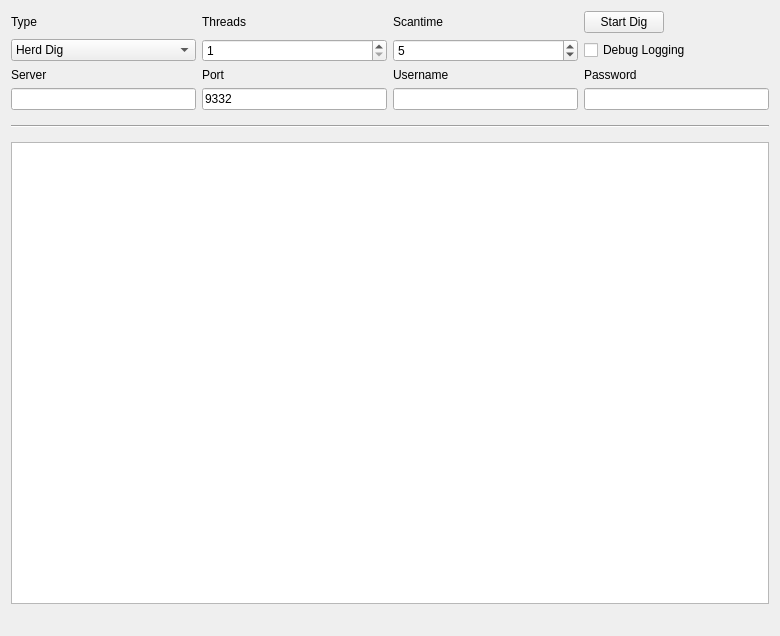
<?xml version="1.0" encoding="UTF-8"?>
<ui version="4.0">
 <class>MiningPage</class>
 <widget class="QWidget" name="MiningPage">
  <property name="geometry">
   <rect>
    <x>0</x>
    <y>0</y>
    <width>780</width>
    <height>636</height>
   </rect>
  </property>
  <property name="windowTitle">
   <string>Dig</string>
  </property>
  <layout class="QGridLayout" name="gridLayout">
   <property name="sizeConstraint">
    <enum>QLayout::SetMaximumSize</enum>
   </property>
   <item row="7" column="1">
    <widget class="QLineEdit" name="serverLine">
     <property name="enabled">
      <bool>true</bool>
     </property>
    </widget>
   </item>
   <item row="6" column="3">
    <widget class="QLabel" name="usernameLabel">
     <property name="enabled">
      <bool>true</bool>
     </property>
     <property name="text">
      <string>Username</string>
     </property>
    </widget>
   </item>
   <item row="6" column="1">
    <widget class="QLabel" name="serverLabel">
     <property name="enabled">
      <bool>true</bool>
     </property>
     <property name="text">
      <string>Server</string>
     </property>
    </widget>
   </item>
   <item row="7" column="3">
    <widget class="QLineEdit" name="usernameLine">
     <property name="enabled">
      <bool>true</bool>
     </property>
     <property name="text">
      <string/>
     </property>
    </widget>
   </item>
   <item row="6" column="4">
    <widget class="QLabel" name="passwordLabel">
     <property name="enabled">
      <bool>true</bool>
     </property>
     <property name="text">
      <string>Password</string>
     </property>
    </widget>
   </item>
   <item row="6" column="2">
    <widget class="QLabel" name="portLabel">
     <property name="enabled">
      <bool>true</bool>
     </property>
     <property name="text">
      <string>Port</string>
     </property>
    </widget>
   </item>
   <item row="3" column="4">
    <widget class="QPushButton" name="startButton">
     <property name="sizePolicy">
      <sizepolicy hsizetype="Fixed" vsizetype="Fixed">
       <horstretch>0</horstretch>
       <verstretch>0</verstretch>
      </sizepolicy>
     </property>
     <property name="text">
      <string>Start Dig</string>
     </property>
    </widget>
   </item>
   <item row="8" column="1" colspan="4">
    <widget class="Line" name="line">
     <property name="sizePolicy">
      <sizepolicy hsizetype="Minimum" vsizetype="Fixed">
       <horstretch>0</horstretch>
       <verstretch>0</verstretch>
      </sizepolicy>
     </property>
     <property name="minimumSize">
      <size>
       <width>0</width>
       <height>20</height>
      </size>
     </property>
     <property name="orientation">
      <enum>Qt::Horizontal</enum>
     </property>
    </widget>
   </item>
   <item row="13" column="1" colspan="4">
    <widget class="QListWidget" name="list">
     <property name="autoScrollMargin">
      <number>100000</number>
     </property>
     <property name="dragDropMode">
      <enum>QAbstractItemView::DragOnly</enum>
     </property>
     <property name="selectionMode">
      <enum>QAbstractItemView::NoSelection</enum>
     </property>
     <property name="movement">
      <enum>QListView::Snap</enum>
     </property>
     <property name="batchSize">
      <number>10</number>
     </property>
    </widget>
   </item>
   <item row="14" column="1" colspan="2">
    <widget class="QLabel" name="shareCount">
     <property name="font">
      <font>
       <pointsize>10</pointsize>
       <weight>75</weight>
       <bold>true</bold>
      </font>
     </property>
     <property name="text">
      <string/>
     </property>
    </widget>
   </item>
   <item row="3" column="3">
    <widget class="QLabel" name="scantimeLabel">
     <property name="enabled">
      <bool>true</bool>
     </property>
     <property name="layoutDirection">
      <enum>Qt::LeftToRight</enum>
     </property>
     <property name="text">
      <string>Scantime</string>
     </property>
    </widget>
   </item>
   <item row="3" column="2">
    <widget class="QLabel" name="threadsLabel">
     <property name="enabled">
      <bool>true</bool>
     </property>
     <property name="text">
      <string>Threads</string>
     </property>
    </widget>
   </item>
   <item row="4" column="4">
    <widget class="QCheckBox" name="debugCheckBox">
     <property name="text">
      <string>Debug Logging</string>
     </property>
    </widget>
   </item>
   <item row="3" column="1">
    <widget class="QLabel" name="typeLabel">
     <property name="text">
      <string>Type</string>
     </property>
    </widget>
   </item>
   <item row="4" column="2">
    <widget class="QSpinBox" name="threadsBox">
     <property name="enabled">
      <bool>true</bool>
     </property>
     <property name="minimum">
      <number>1</number>
     </property>
     <property name="maximum">
      <number>99</number>
     </property>
     <property name="singleStep">
      <number>1</number>
     </property>
    </widget>
   </item>
   <item row="4" column="1">
    <widget class="QComboBox" name="typeBox">
     <property name="editable">
      <bool>false</bool>
     </property>
     <property name="currentIndex">
      <number>0</number>
     </property>
     <item>
      <property name="text">
       <string>Herd Dig</string>
      </property>
     </item>
     <item>
      <property name="text">
       <string>Pool Dig</string>
      </property>
     </item>
    </widget>
   </item>
   <item row="4" column="3">
    <widget class="QSpinBox" name="scantimeBox">
     <property name="enabled">
      <bool>true</bool>
     </property>
     <property name="minimum">
      <number>1</number>
     </property>
     <property name="value">
      <number>5</number>
     </property>
    </widget>
   </item>
   <item row="7" column="2">
    <widget class="QLineEdit" name="portLine">
     <property name="enabled">
      <bool>true</bool>
     </property>
     <property name="text">
      <string>9332</string>
     </property>
     <property name="value" stdset="0">
      <number>9332</number>
     </property>
    </widget>
   </item>
   <item row="7" column="4">
    <widget class="QLineEdit" name="passwordLine">
     <property name="enabled">
      <bool>true</bool>
     </property>
    </widget>
   </item>
   <item row="14" column="3" colspan="2">
    <widget class="QLabel" name="mineSpeedLabel">
     <property name="sizePolicy">
      <sizepolicy hsizetype="Preferred" vsizetype="Preferred">
       <horstretch>0</horstretch>
       <verstretch>0</verstretch>
      </sizepolicy>
     </property>
     <property name="font">
      <font>
       <pointsize>10</pointsize>
       <weight>75</weight>
       <bold>true</bold>
      </font>
     </property>
     <property name="text">
      <string/>
     </property>
     <property name="alignment">
      <set>Qt::AlignRight|Qt::AlignTrailing|Qt::AlignVCenter</set>
     </property>
    </widget>
   </item>
  </layout>
 </widget>
 <layoutdefault spacing="6" margin="11"/>
 <tabstops>
  <tabstop>startButton</tabstop>
  <tabstop>typeBox</tabstop>
  <tabstop>threadsBox</tabstop>
  <tabstop>scantimeBox</tabstop>
  <tabstop>serverLine</tabstop>
  <tabstop>portLine</tabstop>
  <tabstop>usernameLine</tabstop>
  <tabstop>passwordLine</tabstop>
  <tabstop>debugCheckBox</tabstop>
  <tabstop>list</tabstop>
 </tabstops>
 <resources/>
 <connections/>
</ui>
